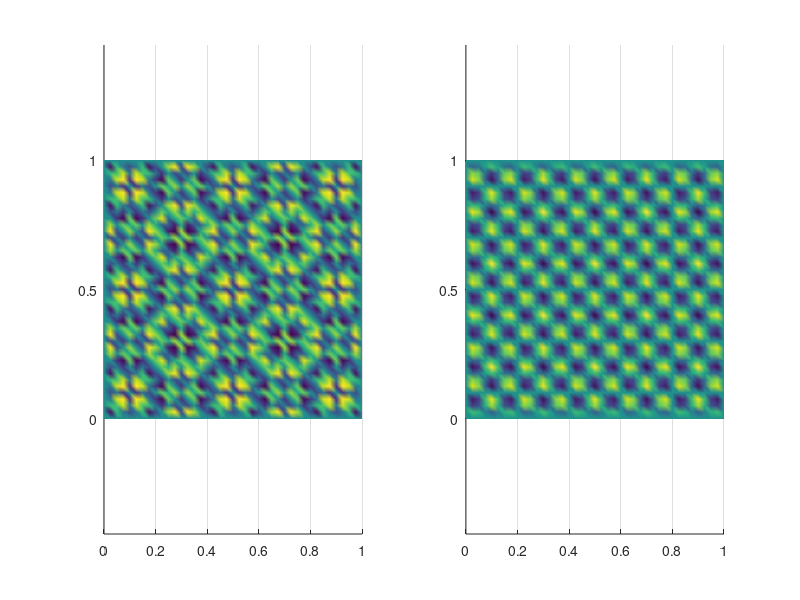

The MATLAB source for this figure: (Note: this script raises an error after producing the figure.)
%%This script solve a system of coupled reaction diffusion equations with
%%time delay term, and zero Neumann B.C.
% Wakil Sarfaraz 17/02/2016


%clear all; 
close all; 
clc;

xmax = 1;
tm = 1;
dt = 0.01;
M = tm/dt;

% Dh = 0.01;
% Dp = 0.025;

Dh = 5000;
Dp = 1000;

a1 = 1.2;
a2 = 0.3;
b = 0.2;
c1 = 0.9;
c2 = 0.42;
k1 = 1;
k2 = 2.1;

tau = 0.5; % Delay Parameter

N = 40;
X = linspace(0,xmax,N+1);
T = linspace(0,tm,M+1);

[x,y] = meshgrid(X,X);

x = x(:);
y = y(:);

NNODES = (N+1)^2;
H = zeros(NNODES,1);
P = zeros(NNODES,1);

NTRI = 2*N^2;  
LNODES = zeros(NTRI,3); 
for i = 1:N
    for j = 1: N
        LNODES(i+2*(j-1)*N,1) = i+(j-1)*(N+1);
        LNODES(i+2*(j-1)*N,2) = i+j*(N+1); 
        LNODES(i+2*(j-1)*N,3) = (i+1)+(j-1)*(N+1); 
        
        LNODES(i+N+2*(j-1)*N,1) = i+1+j*(N+1); 
        LNODES(i+N+2*(j-1)*N,2) = (i+1)+(j-1)*(N+1);
        LNODES(i+N+2*(j-1)*N,3) = i+j*(N+1);
                                   
    end
end



for i = 1 : NNODES
    if (x(i)==0 || x(i)==xmax || y(i)==0 || y(i)==xmax)
        H(i)=0;
        P(i)=0;
    else
        H(i) = H(i)+0.0001*pi^2*sin(10*xmax*pi*sin(5*pi*x(i))+10*xmax*pi*sin(5*pi*y(i)));
        P(i) = P(i)+0.0001*pi^2*sin(15*pi*x(i))*cos(15*pi*y(i));
    end
end
figure(1)
subplot(1,2,1)
trisurf(LNODES,x,y,H(:,:))
shading interp
view(2)
axis equal tight
subplot(1,2,2)
trisurf(LNODES,x,y,P(:,:))
shading interp
view(2)
axis equal tight

MG = sparse(NNODES,NNODES);
SG = sparse(NNODES,NNODES);
CG = sparse(NNODES,NNODES);
EG = sparse(NNODES,NNODES);
FG = sparse(NNODES,NNODES);

RH = zeros(NNODES,1);         
RP = zeros(NNODES,1);

for n = 1: NTRI
    r1 = [x(LNODES(n,1)) y(LNODES(n,1))];
    r2 = [x(LNODES(n,2)) y(LNODES(n,2))];
    r3 = [x(LNODES(n,3)) y(LNODES(n,3))];
    J = [r2(1)-r1(1) r2(2)-r1(2); r3(1)-r1(1) r3(2)-r1(2)]; 
    
 SL = (1/(32*det(J)))* [(r2-r3)*(r2-r3)' (r2-r3)*(r3-r1)' (r2-r3)*(r1-r2)';... 
           (r2-r3)*(r3-r1)' (r3-r1)*(r3-r1)' (r3-r1)*(r1-r2)';...
           (r2-r3)*(r1-r2)' (r3-r1)*(r1-r2)' (r1-r2)*(r1-r2)'];      
 ML = det(J)*[1/12 1/24 1/24; 1/24 1/12 1/24; 1/24 1/24 1/12]; 
 CL = eye(3,3);
 EL = eye(3,3);
 FL = eye(3,3);
       for i = 1 : 3 
           for j = 1:3  
               MG(LNODES(n,i),LNODES(n,j))  =  MG(LNODES(n,i),LNODES(n,j))+ ML(i,j);
               SG(LNODES(n,i),LNODES(n,j))  =  SG(LNODES(n,i),LNODES(n,j))+ SL(i,j);
               CG(LNODES(n,i),LNODES(n,j))  =  CG(LNODES(n,i),LNODES(n,j))+ CL(i,j);
               EG(LNODES(n,i),LNODES(n,j))  =  EG(LNODES(n,i),LNODES(n,j))+ EL(i,j);
               FG(LNODES(n,i),LNODES(n,j))  =  FG(LNODES(n,i),LNODES(n,j))+ FL(i,j);
           end
       end   
end

TH = (1/dt-a1)*MG-Dh*SG+b*CG;
TP = (1/dt-a2)*MG-Dp*SG+c2*FG;

for i = 1: NNODES
    if (x(i)==0 || x(i)==xmax || y(i)==0 || y(i)==xmax)
        RH(i) = 0;
        RP(i) = 0;
        TH(i,:) = 0;
        TP(i,:) = 0;
        TH(i,i) = 1;
        TP(i,i) = 1;
    end
end

for j = 1 : M+1
    RH = 1/dt*MG*H-c1*EG*P;
    
    H = TH\RH;
    P = TP\RP;
    
    figure(2)
    subplot(1,2,1)
    trisurf(LNODES,x,y,H(:,:));
    shading interp
    xlabel('x','fontsize',16) 
    xlim([0 xmax])
    ylim([0 xmax])
    view(2)
    ylabel('y','fontsize',16)
    zlabel('H','fontsize',16)
    title(['Evolution of H at t= ',num2str(T(j))],'fontsize',8)
    axis equal tight
    subplot(1,2,2)
    trisurf(LNODES,x,y,P(:,:));
    shading interp
    xlabel('x','fontsize',16) 
    view(2)
    ylabel('y','fontsize',16)
    zlabel('P','fontsize',16)
    title(['Evolution of P at t= ',num2str(T(j))],'fontsize',8)
    axis equal tight
    pause(1e-5)
end
    










































































